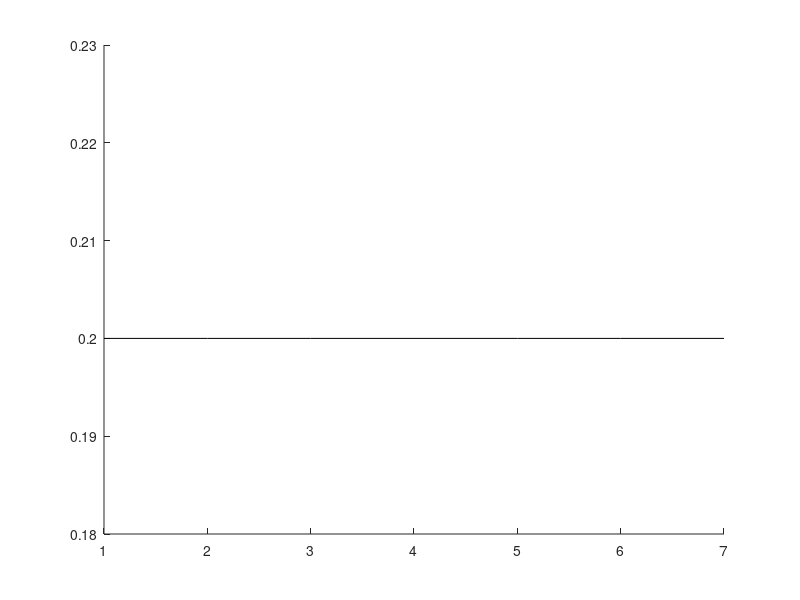

Reproduce this figure in MATLAB. (Note: this script raises an error after producing the figure.)
function DATA = CaBMI_batchPlot2;

% plot data that has already been extracted and saved... ( Lily's data);



% get all mat files
mov_listing=dir(fullfile(pwd,'*.mat'));
mov_listing={mov_listing(:).name};
filenames=mov_listing;
counter = 1;
for i = 1:size(mov_listing,2)
    
    % LOADING  ROI_hits
    
    load(filenames{i},'ROIhits');
    
    % Loading ROI_data
    
    load(filenames{i},'roi_ave1','roi_hits');


% try
    % Get data for batch plotting
    
    [out] = CaBMI_SequenceEmerge(ROIhits);
    
    % PCA plotting
    [PCA_data]= CaBMI_PCA(roi_ave1,roi_hits);
    [outputB NumCellsTS] = CaBMI_FineSequenceEmerge(ROIhits);
    
    % Get task-relevant Cells
% sort cells
mid = round(size(ROIhits,2)/2);
bound = round(size(ROIhits,2)/4);
rn = (mid-bound):(mid+bound);% range
[ROIhits3, ROIhits2] = CaBMI_topCells(ROIhits(:,:,:),rn,0.8);

   numCells =  size(ROIhits2,3)/size(ROIhits,3)*100;
   close all     
counter = counter+1;
% catch
%     disp('SKIPPING TRIAL WARNING');
% end

out_date = CaBMI_MatchDate(mov_listing{i});
out_fname = CaBMI_MatchFname(mov_listing{i});
     DATA.S{out_date}{out_fname} = out;
     DATA.PCA{out_date}{out_fname} = PCA_data;
     DATA.Consistancy{out_date}{out_fname} = outputB;
     DATA.numCells{out_date}{out_fname} = numCells;
     DATA.numCellsTS{out_date}{out_fname} =  NumCellsTS;
   clear ROIhits roi_ave1 roi_hits 
end


counter = 1;
for i = 1: 5; % animal
    for ii = 1:7; % date
        try
            dat1(ii,i) = DATA.S{ii}{i}.mid_late- DATA.S{ii}{i}.early_mid;
            earl(counter) =  DATA.S{ii}{i}.early_early;
            lat(counter) = DATA.S{ii}{i}.late_late;
            counter = counter+1;
        catch
            dat1(ii,i) = 0.2;
        end
    end
end


% plot all differences, then the error bar of the mean...
figure(); 
hold on;
for i = 1:5
p1 = plot(dat1(:,i),'k');
p1.Color(4) = 0.2;
end

errorbar(mean(dat1,2),(std(dat1,[],2)/sqrt(7)));



figure();
hold on;
for i = 1:34;
x = [ 1 2];
y = [earl(i) lat(i)];;
plot(x, y, '-k')
hold on
scatter(x(1), y(1), 50, 'b', 'filled')
scatter(x(2), y(2), 50, 'r', 'filled')
axis([0.5  2.5   0 1])
end